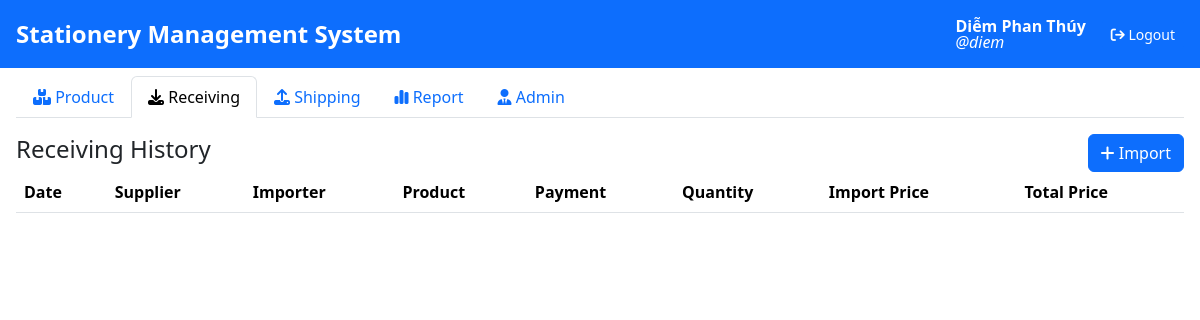
The app's page /imports/ (signed in) with its own data.
### stationery/models.py (models this page shows, shortened)
class User(AbstractUser):
    user_id = models.AutoField(primary_key=True, auto_created=True)
    username = models.CharField(max_length=150, unique=True)
    email = models.EmailField(max_length=256, unique=True)
    role = models.CharField(
        max_length=50, choices=UserRole.choices, default=UserRole.USER)
    first_name = models.CharField(max_length=150, blank=True)
    last_name = models.CharField(max_length=150, blank=True)
    objects = UserManager()
    is_staff = models.BooleanField(default=True)
    is_superuser = models.BooleanField(default=True)
    is_active = models.BooleanField(default=True)

### stationery/views.py (the view, shortened to what this page needs)
# urls.py: path('imports/', view_imports, name='view_imports'),
@login_required
def view_imports(request):
    import_list: list[DisplayImport] = []
    imports = ImportReceipt.objects.all()
    context = {
        'imports': import_list[::-1]
    }
    return render(request, 'imports/view_imports.html', context)

### stationery/templates/imports/view_imports.html (shortened to what this page needs)
{% extends 'base.html' %}
{% block content %}
  <div class="d-flex justify-content-between align-items-center">
    <h4>Receiving History</h4>
    <div class="d-flex align-items-center gap-2">
      <a href="/imports/add/" class="btn btn-primary">
        <i class="fa-solid fa-plus"></i>
        <span>Import</span>
      </a>
    </div>
  </div>
  <table class="table table-hover pointer-cursor">
    <thead>
      <tr>
        <th scope="col">Date</th>
        <th scope="col">Supplier</th>
        <th scope="col">Importer</th>
        <th scope="col">Product</th>
        <th scope="col">Payment</th>
        <th scope="col">Quantity</th>
        <th scope="col">Import Price</th>
        <th scope="col">Total Price</th>
      </tr>
    </thead>
  </table>
{% endblock %}

### stationery/templates/base.html (shortened to what this page needs)
{% load static %}
<!DOCTYPE html>
<html lang="en">
  <head>
    <link href="https://cdn.jsdelivr.net/npm/bootstrap@5.3.3/dist/css/bootstrap.min.css"
          rel="stylesheet"
 />
    <link rel="stylesheet"
          href="https://cdnjs.cloudflare.com/ajax/libs/font-awesome/6.7.1/css/all.min.css"
 />
  </head>
  <body>
    <nav class="text-bg-primary h-10 p-3 d-flex justify-content-between align-items-center position-sticky top-0 z-3 no-print">
      <div class="fw-semibold fs-4">
        {% block heading %}Stationery Management System{% endblock %}
      </div>
      <div class="d-flex align-items-center gap-3">
        <div class="d-flex flex-column lh-1">
          <b class="fs-6">{{ user.first_name }} {{ user.last_name }}</b>
          <i class="fs-6">@{{ user.username }}</i>
        </div>
        <span>
          <form action="{% url 'logout' %}" method="post" class="d-inline">
            <button type="submit" class="btn btn-primary btn-sm">
              <i class="fa-solid fa-arrow-right-from-bracket"></i>
              <span>Logout</span>
            </button>
          </form>
        </span>
      </div>
    </nav>
    <div class="px-3 pt-2 no-print">
      <ul class="nav nav-tabs">
        <li class="nav-item">
          <a class="nav-link {% if '/products/' in request.path or request.path == '/' %}active{% endif %}"
             href="/products/">
            <i class="fa-solid fa-boxes-stacked"></i>
            <span>Product</span>
          </a>
        </li>
        <li class="nav-item">
          <a class="nav-link {% if '/imports/' in request.path %}active{% endif %}"
             href="/imports/">
            <i class="fa-solid fa-download"></i>
            <span>Receiving</span>
          </a>
        </li>
        <li class="nav-item">
          <a class="nav-link {% if '/exports/' in request.path %}active{% endif %}"
             href="/exports/">
            <i class="fa-solid fa-upload"></i>
            <span>Shipping</span>
          </a>
        </li>
        <li class="nav-item">
          <a class="nav-link {% if request.path == '/report/' %}active{% endif %}"
             href="/report/">
            <i class="fa-solid fa-chart-simple"></i>
            <span>Report</span>
          </a>
        </li>
        {% if user.role != 'user' %}
          <li class="nav-item">
            <a class="nav-link" href="/admin/">
              <i class="fa-solid fa-user-tie"></i>
              <span>Admin</span>
            </a>
          </li>
        {% endif %}
      </ul>
    </div>
    <div class="p-3">
      {% block content %}{% endblock %}
    </div>
  </body>
</html>

### stationery/templates/base.html (style rules this page uses)
.no-print { display: none !important; }
.pointer-cursor { cursor: pointer; }

### records on screen
User: first_name "Diễm", last_name "Phan Thúy", username "diem"
